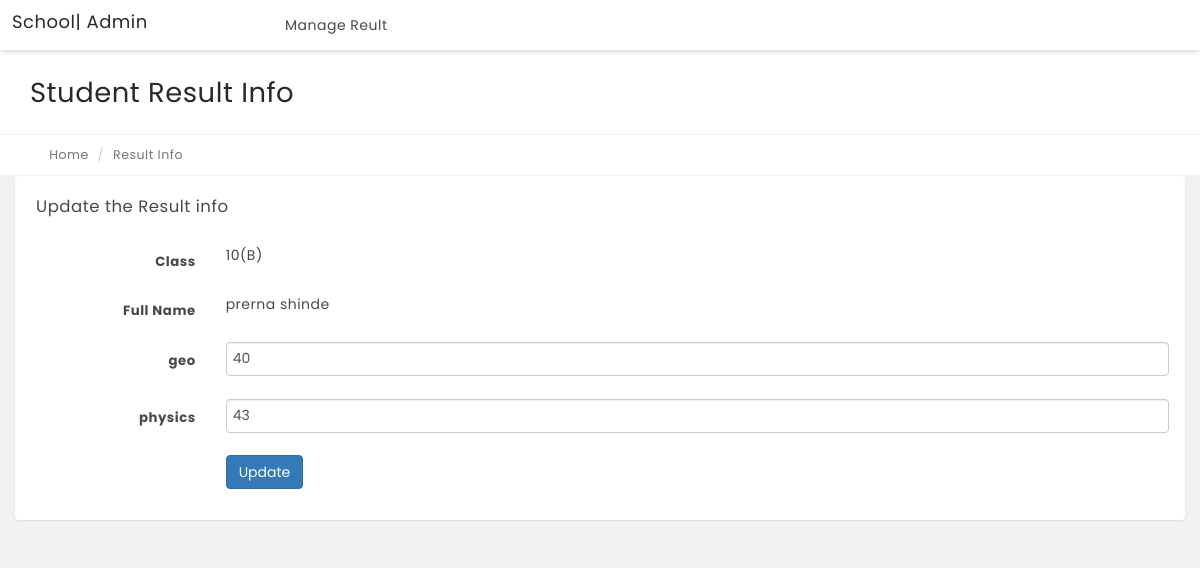
Page /edit_result.php?stid=1000 on the committed database.
### tables this page shows
CREATE TABLE `student` (
  `sid` int(11) NOT NULL,
  `uid` int(11) NOT NULL,
  `sname` char(100) NOT NULL,
  `email` varchar(100) NOT NULL,
  `sclass` int(11) NOT NULL,
  `password` varchar(100) NOT NULL,
  `clid` int(11) NOT NULL,
  `section` varchar(1) NOT NULL,
  `mno` bigint(8) NOT NULL,
  `gender` varchar(255) NOT NULL,
  `dob` date NOT NULL
);

CREATE TABLE `class` (
  `cid` int(11) NOT NULL,
  `cstd` int(11) NOT NULL,
  `cteacher` char(15) NOT NULL,
  `section` char(1) NOT NULL
);

CREATE TABLE `result` (
  `rid` int(11) NOT NULL,
  `stuid` int(11) NOT NULL,
  `classid` int(11) NOT NULL,
  `subid` int(11) NOT NULL,
  `marks` int(11) NOT NULL,
  `postdate` timestamp NOT NULL DEFAULT current_timestamp() ON UPDATE current_timestamp(),
  `updatedate` timestamp NULL DEFAULT NULL ON UPDATE current_timestamp()
);

CREATE TABLE `subject` (
  `sbid` int(11) NOT NULL,
  `subjname` varchar(255) NOT NULL,
  `subteacher` varchar(255) NOT NULL,
  `t_id` int(11) NOT NULL,
  `c_id` int(11) NOT NULL
);

### edit_result.php (the view, shortened to what this page needs)
<?php
include('dbcon.php');
$stid=intval($_GET['stid']);
?>
<!DOCTYPE html>
<html lang="en">
    <head>
        <link rel="stylesheet" href="css/bootstrap.min.css" media="screen" >
        <link rel="stylesheet" href="css/font-awesome.min.css" media="screen" >
        <link rel="stylesheet" href="css/animate.min.css" media="screen" >
        <link rel="stylesheet" href="css/lobipanel.min.css" media="screen" >
        <link rel="stylesheet" href="css/prism.css" media="screen" >
        <link rel="stylesheet" href="css/select2.min.css" >
        <link rel="stylesheet" href="css/main.css" media="screen" >
    </head>
    <body class="top-navbar-fixed">
        <div class="main-wrapper">
  <?php include('topbar.php');?>
            <div class="content-wrapper">
                <div class="content-container">
                    <div class="main-page">
                     <div class="container-fluid">
                            <div class="row page-title-div">
                                <div class="col-md-6">
                                    <h2 class="title">Student Result Info</h2>
                                </div>
                            </div>
                            <div class="row breadcrumb-div">
                                <div class="col-md-6">
                                    <ul class="breadcrumb">
                                        <li><a href="dashboard.php"><i class="fa fa-home"></i> Home</a></li>
                                        <li class="active">Result Info</li>
                                    </ul>
                                </div>
                            </div>
                        </div>
                        <div class="container-fluid">
                        <div class="row">
                                    <div class="col-md-12">
                                        <div class="panel">
                                            <div class="panel-heading">
                                                <div class="panel-title">
                                                    <h5>Update the Result info</h5>
                                                </div>
                                            </div>
                                            <div class="panel-body">
                                                <form class="form-horizontal" method="post">
<?php
$ret = "SELECT student.sname,class.cstd,class.section from result join student on result.stuid=result.stuid join subject on subject.sbid=result.subid join class on class.cid=student.clid where student.uid='$stid' limit 1";
$upret=mysqli_query($con,$ret);
if(mysqli_num_rows($upret) > 0)
{
while($row=mysqli_fetch_array($upret))
{  ?>
                                                    <div class="form-group">
                                            <label for="default" class="col-sm-2 control-label">Class</label>
                                                        <div class="col-sm-10">
<?php echo $row['cstd']?>(<?php echo $row['section']?>)
                                                        </div>
                                                    </div>
<div class="form-group">
<label for="default" class="col-sm-2 control-label">Full Name</label>
<div class="col-sm-10">
<?php echo $row['sname'];?>
</div>
</div>
<?php } }?>
<?php
$sql = "SELECT distinct student.sname,student.uid,class.cstd,class.section,subject.subjname,result.marks,result.rid as resultid from result join student on student.uid=result.stuid join subject on subject.sbid=result.subid join class on class.cid=student.clid where student.uid='$stid'";
$upsql=mysqli_query($con,$sql);
if(mysqli_num_rows($upsql) > 0)
{
while($result=mysqli_fetch_array($upsql))
{  ?>
<div class="form-group">
<label for="default" class="col-sm-2 control-label"><?php echo $result['subjname']?></label>
<div class="col-sm-10">
<input type="text" name="marks[]" class="form-control" id="marks" value="<?php echo $result['marks']?>" maxlength="5" required="required" autocomplete="off">
</div>
</div>
<?php }} ?>
                                                    <div class="form-group">
                                                        <div class="col-sm-offset-2 col-sm-10">
                                                            <button type="submit" name="submit" class="btn btn-primary">Update</button>
                                                        </div>
                                                    </div>
                                                </form>
                                            </div>
                                        </div>
                                    </div>
                                </div>
                    </div>
                </div>
            </div>
        </div>
    </body>
</html>

### rows in the picture
student: class.cstd "10", class.section "B", sname "prerna shinde"
result: subid.subjname "geo", marks "40"
result: subid.subjname "physics", marks "43"
